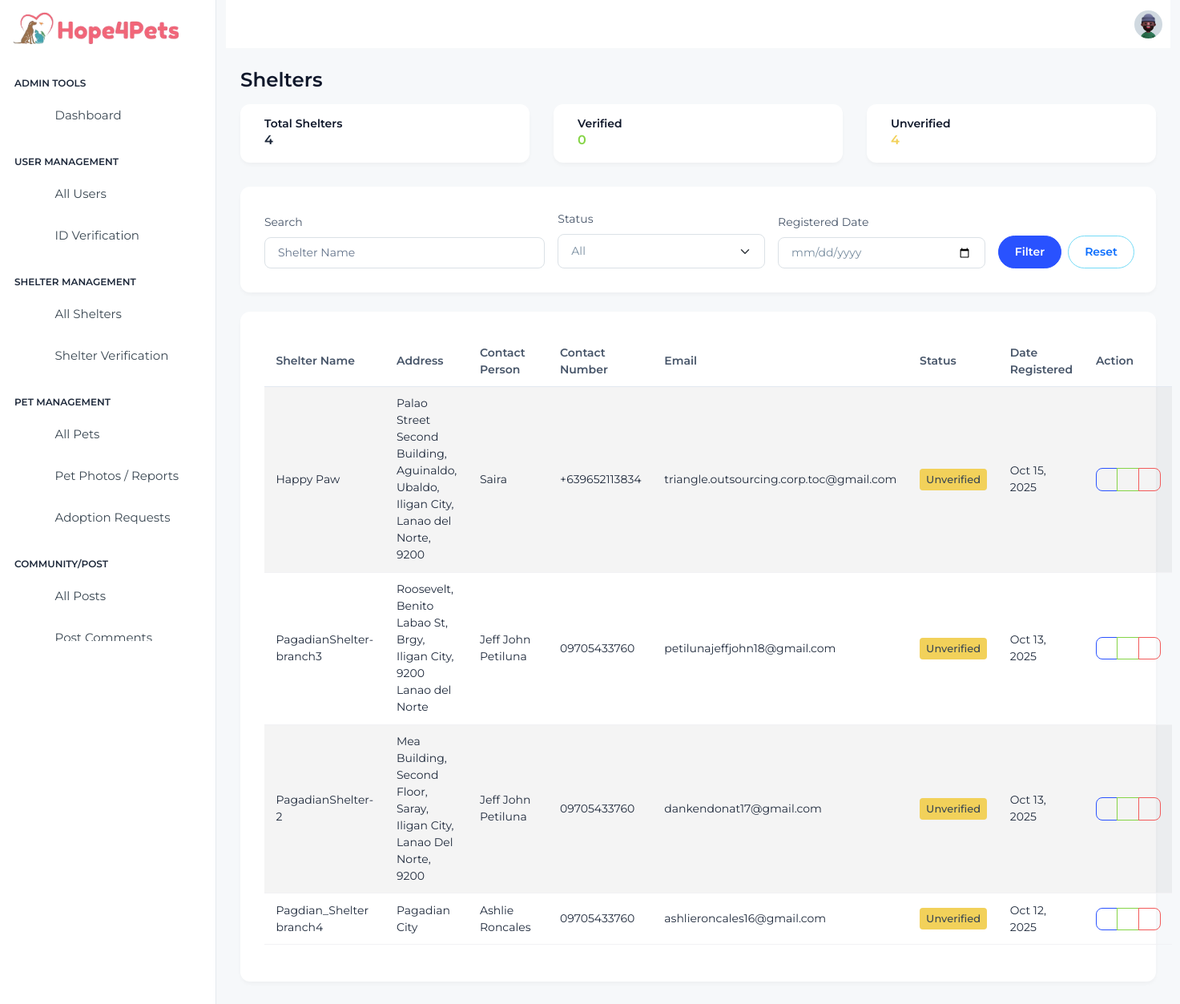
Screenshot of /admin/views/Shelter/shelters.php (signed in) with the database file from the repository.
### tables this page shows
CREATE TABLE `shelters` (
  `id` bigint(20) UNSIGNED NOT NULL,
  `user_id` bigint(20) UNSIGNED NOT NULL,
  `shelter_name` varchar(255) NOT NULL,
  `shelter_photo` varchar(255) NOT NULL,
  `address` varchar(255) DEFAULT NULL,
  `contact_number` varchar(50) DEFAULT NULL,
  `verified_badge` tinyint(1) DEFAULT 0,
  `created_at` timestamp NOT NULL DEFAULT current_timestamp(),
  `is_verified` tinyint(1) NOT NULL DEFAULT 0,
  `verified_at` timestamp NULL DEFAULT NULL,
  `verified_by` bigint(20) UNSIGNED DEFAULT NULL,
  `approved` TINYINT(1) DEFAULT 0
);

CREATE TABLE `users` (
  `id` bigint(20) UNSIGNED NOT NULL,
  `full_name` varchar(150) NOT NULL,
  `birthday` date DEFAULT NULL,
  `gender` enum('male','female','other','unspecified') DEFAULT 'unspecified',
  `email` varchar(255) NOT NULL,
  `password_hash` varchar(255) NOT NULL,
  `profile_photo` varchar(255) DEFAULT NULL,
  `location` varchar(255) DEFAULT NULL,
  `contact_number` varchar(50) DEFAULT NULL,
  `is_verified` tinyint(1) DEFAULT 0,
  `created_at` timestamp NOT NULL DEFAULT current_timestamp(),
  `updated_at` timestamp NOT NULL DEFAULT current_timestamp() ON UPDATE current_timestamp()
);

### admin/controllers/Shelter/shelters-controller.php (called while the page is built, shortened)
<?php
require_once __DIR__ . '/../../../controllers/BaseController.php';
class SheltersController extends BaseController {
    public static function listAllSheltersWithDetails(string $search = '', string $status = '', string $registeredDate = ''): array {
        $sql = "SELECT
                    s.id,
                    s.shelter_name,
                    s.address,
                    s.contact_number,
                    s.is_verified,
                    s.created_at,
                    u.full_name AS owner_name,
                    u.email AS owner_email,
                    (
                        SELECT COUNT(*)
                        FROM shelter_documents sd
                        WHERE sd.shelter_id = s.id AND sd.status = 'approved'
                    ) AS approved_docs
                FROM shelters s
                LEFT JOIN users u ON s.user_id = u.id";
        $params = [];
        $types = '';
        $sql .= " ORDER BY s.created_at DESC";
        $results = self::fetchAll($sql, $types, $params) ?? [];
        return $results;
    }
    public static function getShelterStats(): array {
        $sql = "SELECT
                    COUNT(*) AS total,
                    SUM(CASE WHEN is_verified = 1 THEN 1 ELSE 0 END) AS verified,
                    SUM(CASE WHEN is_verified = 0 THEN 1 ELSE 0 END) AS unverified
                FROM shelters";
        $stats = self::fetchOne($sql);
        return [
            'total' => $stats['total'] ?? 0,
            'verified' => $stats['verified'] ?? 0,
            'unverified' => $stats['unverified'] ?? 0,
        ];
    }
}

### controllers/BaseController.php (called while the page is built, shortened)
<?php
require_once __DIR__ . '/../config/db-connection/db_connection.php';
abstract class BaseController {
    protected static ?mysqli $conn = null;
    protected static function db(): mysqli {
        if (self::$conn === null) {
            global $conn;
            self::$conn = $conn;
        }
        return self::$conn;
    }
    protected static function fetchAll(string $sql, string $types = '', array $params = []): array {
        $mysqli = self::db();
        try {
            if ($types !== '' && !empty($params)) {
                $stmt = $mysqli->prepare($sql);
                $stmt->bind_param($types, ...$params);
                $stmt->execute();
                $result = $stmt->get_result();
                $rows = $result ? $result->fetch_all(MYSQLI_ASSOC) : [];
                return $rows;
            }
            $result = $mysqli->query($sql);
            $rows = $result->fetch_all(MYSQLI_ASSOC);
            return $rows;
        } catch (mysqli_sql_exception $e) {
            error_log('DB error in fetchAll: ' . $e->getMessage() . ' -- SQL: ' . $sql);
            return [];
        }
    }
    protected static function fetchOne(string $sql, string $types = '', array $params = []): ?array {
        $rows = self::fetchAll($sql, $types, $params);
        return $rows[0] ?? null;
    }
}

### admin/views/Shelter/shelters.php (the view, shortened to what this page needs)
<?php
require_once __DIR__ . '/../../controllers/Shelter/shelters-controller.php';
$search = htmlspecialchars($_GET['search'] ?? '', ENT_QUOTES);
$status = htmlspecialchars($_GET['status'] ?? '', ENT_QUOTES);
$registeredDate = htmlspecialchars($_GET['registered_date'] ?? '', ENT_QUOTES);
$shelters = SheltersController::listAllSheltersWithDetails($search, $status, $registeredDate);
$shelterStats = SheltersController::getShelterStats();
?>
<?php
include dirname(__DIR__, 2) . '/sidebar.php';
?>
<div class="body-wrapper">
    <?php include dirname(__DIR__, 2) . '/header.php'; ?>
    <div class="container-fluid">
        <div class="d-flex align-items-center justify-content-between mb-3">
            <h3 class="mb-0">Shelters</h3>
        </div>
        <div class="row">
            <div class="col-sm-6 col-lg-4">
                <div class="card card-body py-3">
                    <div class="d-flex align-items-center">
                        <div class="me-3">
                            <h6 class="mb-0">Total Shelters</h6>
                            <span class="fs-4 fw-bold"><?= $shelterStats['total'] ?></span>
                        </div>
                        <div class="ms-auto">
                            <div class="d-flex align-items-center justify-content-center w-35px h-35px rounded-circle bg-light-primary text-primary">
                                <i class="ti ti-building-community fs-5"></i>
                            </div>
                        </div>
                    </div>
                </div>
            </div>
            <div class="col-sm-6 col-lg-4">
                <div class="card card-body py-3">
                    <div class="d-flex align-items-center">
                        <div class="me-3">
                            <h6 class="mb-0">Verified</h6>
                            <span class="fs-4 fw-bold text-success"><?= $shelterStats['verified'] ?></span>
                        </div>
                        <div class="ms-auto">
                            <div class="d-flex align-items-center justify-content-center w-35px h-35px rounded-circle bg-light-success text-success">
                                <i class="ti ti-circle-check fs-5"></i>
                            </div>
                        </div>
                    </div>
                </div>
            </div>
            <div class="col-sm-6 col-lg-4">
                <div class="card card-body py-3">
                    <div class="d-flex align-items-center">
                        <div class="me-3">
                            <h6 class="mb-0">Unverified</h6>
                            <span class="fs-4 fw-bold text-warning"><?= $shelterStats['unverified'] ?></span>
                        </div>
                        <div class="ms-auto">
                            <div class="d-flex align-items-center justify-content-center w-35px h-35px rounded-circle bg-light-warning text-warning">
                                <i class="ti ti-clock-hour-4 fs-5"></i>
                            </div>
                        </div>
                    </div>
                </div>
            </div>
        </div>
        <div class="card mb-4">
            <div class="card-body">
                <form action="shelters.php" method="GET" class="row g-3 align-items-end">
                    <div class="col-md-4">
                        <label for="search" class="form-label">Search</label>
                        <input type="text" class="form-control" id="search" name="search" placeholder="Shelter Name" value="<?= $search ?>">
                    </div>
                    <div class="col-md-3">
                        <label for="status" class="form-label">Status</label>
                        <select id="status" name="status" class="form-select">
                            <option value="" <?= $status === '' ? 'selected' : '' ?>>All</option>
                        </select>
                    </div>
                    <div class="col-md-3">
                        <label for="registered_date" class="form-label">Registered Date</label>
                        <input type="date" class="form-control" id="registered_date" name="registered_date" value="<?= $registeredDate ?>">
                    </div>
                    <div class="col-md-2 d-flex align-items-end">
                        <div class="d-grid gap-2 d-md-flex">
                            <button type="submit" class="btn btn-primary">Filter</button>
                            <a href="shelters.php" class="btn btn-outline-secondary">Reset</a>
                        </div>
                    </div>
                </form>
            </div>
        </div>
        <div class="card">
            <div class="card-body">
                <div class="table-responsive">
                    <table class="table table-sm table-striped table-hover">
                        <thead>
                            <tr>
                                <th>Shelter Name</th>
                                <th>Address</th>
                                <th>Contact Person</th>
                                <th>Contact Number</th>
                                <th>Email</th>
                                <th>Status</th>
                                <th>Date Registered</th>
                                <th>Action</th>
                            </tr>
                        </thead>
                        <tbody>
                            <?php if (empty($shelters)): ?>
                                <tr>
                                    <td colspan="8" class="text-center">No shelters found.</td>
                                </tr>
                            <?php else: ?>
                                <?php foreach ($shelters as $s): ?>
                                    <tr>
                                        <td style="min-width: 150px; white-space: normal;"><?= htmlspecialchars($s['shelter_name'] ?? '–') ?></td>
                                        <td style="min-width: 100px; white-space: normal;"><?= htmlspecialchars($s['address'] ?? '–') ?></td>
                                        <td style="min-width: 100px; white-space: normal;"><?= htmlspecialchars($s['owner_name'] ?? '–') ?></td>
                                        <td style="min-width: 100px; white-space: normal;"><?= htmlspecialchars($s['contact_number'] ?? '–') ?></td>
                                        <td style="min-width: 100px; white-space: normal;"><?= htmlspecialchars($s['owner_email'] ?? '–') ?></td>
                                        <td>
                                            <?php if ($s['status'] === 'Verified'): ?>
                                                <span class="badge bg-success">Verified</span>
                                            <?php else: ?>
                                                <span class="badge bg-warning text-dark">Unverified</span>
                                            <?php endif; ?>
                                        </td>
                                        <td><?= htmlspecialchars((new DateTime($s['created_at']))->format('M d, Y') ?? '–') ?></td>
                                        <td>
                                            <div class="btn-group btn-group-sm" role="group" aria-label="Shelter Actions">
                                                <a href="view-shelter.php?id=<?= $s['id'] ?>" class="btn btn-outline-primary" title="View Details">
                                                    <i class="ti ti-eye"></i>
                                                </a>
                                                <?php if (empty($s['is_verified'])): ?>
                                                    <a href="approve-shelter.php?id=<?= $s['id'] ?>" class="btn btn-outline-success" title="Approve" onclick="return confirm('Are you sure you want to approve this shelter?');">
                                                        <i class="ti ti-check"></i>
                                                    </a>
                                                    <a href="reject-shelter.php?id=<?= $s['id'] ?>" class="btn btn-outline-danger" title="Reject" onclick="return confirm('Are you sure you want to reject this shelter? This action cannot be undone.');">
                                                        <i class="ti ti-x"></i>
                                                    </a>
                                                <?php endif; ?>
                                            </div>
                                        </td>
                                    </tr>
                                <?php endforeach; ?>
                            <?php endif; ?>
                        </tbody>
                    </table>
                </div>
            </div>
        </div>
    </div>
</div>
<?php include dirname(__DIR__, 2) . '/footer.php'; ?>

### rows the page displays
shelters: shelter_name "Happy Paw", address "Palao Street Second Building, Aguinaldo, Ubaldo, Iligan City, Lanao del Norte, 9200", user.full_name "Saira", contact_number "+639652113834", user.email "triangle.outsourcing.corp.toc@gmail.com", created_at "Oct 15, 2025"
shelters: shelter_name "PagadianShelter-branch3", address "Roosevelt, Benito Labao St, Brgy, Iligan City, 9200 Lanao del Norte", user.full_name "Jeff John Petiluna", contact_number "09705433760", user.email "petilunajeffjohn18@gmail.com", created_at "Oct 13, 2025"
shelters: shelter_name "PagadianShelter-2", address "Mea Building, Second Floor, Saray, Iligan City, Lanao Del Norte, 9200", user.full_name "Jeff John Petiluna", contact_number "09705433760", user.email "dankendonat17@gmail.com", created_at "Oct 13, 2025"
shelters: shelter_name "Pagdian_Shelter branch4", address "Pagadian City", user.full_name "Ashlie Roncales", contact_number "09705433760", user.email "ashlieroncales16@gmail.com", created_at "Oct 12, 2025"

### other values shown
$shelterStats['total'] "4"
$shelterStats['verified'] "0"
$shelterStats['unverified'] "4"
